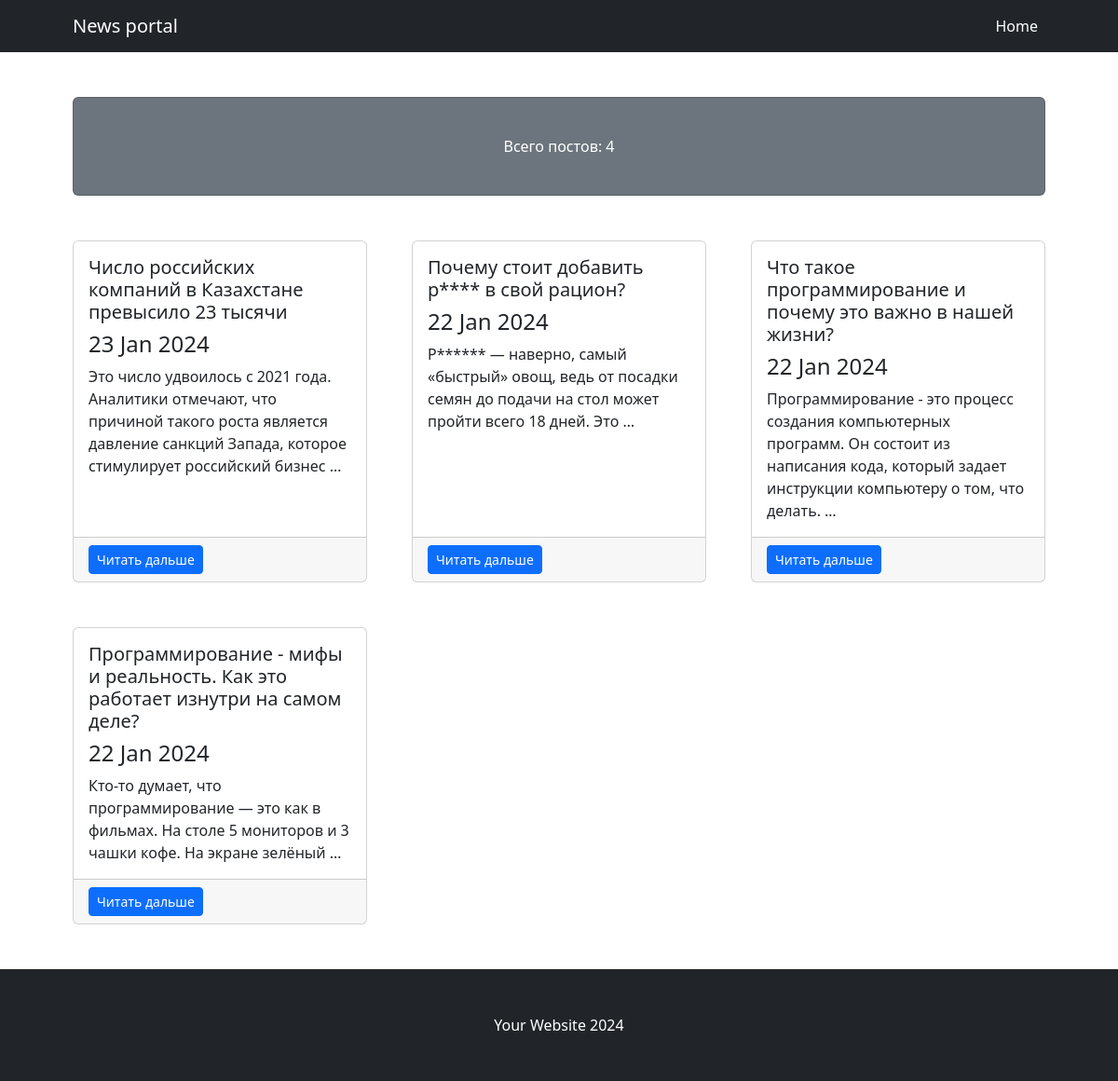
Page /news/ on the committed database.
### simpleapp/models.py (models this page shows, shortened)
class Post(models.Model):
    author = models.CharField(max_length=255)
    item = models.CharField(max_length=3, choices=ITEM, default=article)
    date = models.DateTimeField(auto_now_add=True)
    category = models.ForeignKey(to=Category, on_delete=models.CASCADE, related_name='posts')
    heading = models.CharField(max_length=255)
    text = models.TextField(default = "Текст не введен")

### simpleapp/views.py (the view)
# urls.py: path('', PostList.as_view()),
class PostList(ListView):
    model = Post
    ordering = '-date'
    template_name = 'posts.html'
    context_object_name = 'posts'

### simpleapp/templatetags/custom_filters.py (called while the page is built)
@register.filter(name='length')
def currency(value):
   return f'{len(value)} '

@register.filter(name='censor')
def currency(value):
   if type(value)==str:
      for pattern, repl in _TAGS:
        value = re.sub(pattern, repl, value)
   return value

@register.filter(name='post_id')
def currency(value):
   return f'/news/{value}'

### templates/posts.html (shortened to what this page needs)
{% extends 'flatpages/default.html' %}
{% load custom_filters %}
{% block content %}
    <div class="card text-white bg-secondary my-5 py-4 text-center">
        <div class="card-body"><p class="text-white m-0">Всего постов: {{ posts|length}}</p>  </div>
    </div>
    <div class="row gx-4 gx-lg-5">
        {% if posts %}
            {% for post in posts %}
        <div class="col-md-4 mb-5">
            <div class="card h-100">
                <div class="card-body">
                    <h5 class="card-title">{{ post.heading|censor }} </h5>
                    <h4 class="card-title">{{ post.date|date:'d M Y' }}</h4>
                    <p class="card-text">{{ post.text|truncatewords:20|censor }}</p>
                </div>
                <div class="card-footer"><a class="btn btn-primary btn-sm" href={{post.id|post_id}}>Читать дальше</a></div>
            </div>
        </div>
            {% endfor %}
        {% else %}
        <div class="card   my-5 py-4 ">
            <div class="card-body text-center">
                <h1 class="font-weight-light">Постов нет!</h1>
            </div>
        </div>
        {% endif %}
</div>
{% endblock content %}

### templates/flatpages/default.html (shortened to what this page needs)
<!DOCTYPE html>
<html lang="en">
    <head>
        {% load static %}
        <link href="{% static 'css/styles.css' %}" rel="stylesheet" />
    </head>
    <body>
        <nav class="navbar navbar-expand-lg navbar-dark bg-dark">
            <div class="container px-5">
                <a class="navbar-brand" href="/news/">News portal</a>
                <div class="collapse navbar-collapse" id="navbarSupportedContent">
                    <ul class="navbar-nav ms-auto mb-2 mb-lg-0">
                        <li class="nav-item"><a class="nav-link active" aria-current="page" href="/news/">Home</a></li>
                    </ul>
                </div>
            </div>
        </nav>
        <div class="container px-4 px-lg-5">
            {% block content %}
            {% endblock content %}
        </div>
        <footer class="py-5 bg-dark">
            <div class="container px-4 px-lg-5"><p class="m-0 text-center text-white"> Your Website 2024</p></div>
        </footer>
    </body>
</html>

### rows in the picture
Post: heading|censor "Число российских компаний в Казахстане превысило 23 тысячи", date "23 Jan 2024", text|censor "Это число удвоилось с 2021 года. Аналитики отмечают, что причиной такого роста является давление санкций Запада, которое стимулирует российский бизнес …"
Post: heading|censor "Почему стоит добавить р**** в свой рацион?", date "22 Jan 2024", text|censor "Р****** — наверно, самый «быстрый» овощ, ведь от посадки семян до подачи на стол может пройти всего 18 дней. Это …"
Post: heading|censor "Что такое программирование и почему это важно в нашей жизни?", date "22 Jan 2024", text|censor "Программирование - это процесс создания компьютерных программ. Он состоит из написания кода, который задает инструкции компьютеру о том, что делать. …"
Post: heading|censor "Программирование - мифы и реальность. Как это работает изнутри на самом деле?", date "22 Jan 2024", text|censor "Кто-то думает, что программирование — это как в фильмах. На столе 5 мониторов и 3 чашки кофе. На экране зелёный …"

### other values in the picture
{{ posts|length }} "4"
